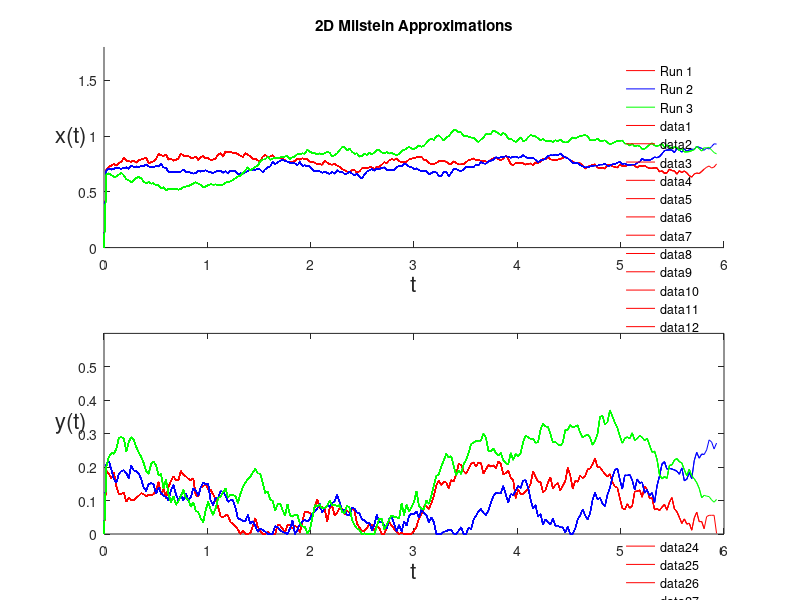

The MATLAB source for this figure: (Note: this script raises an error after producing the figure.)
% Script to generate a movie for a Milstein approximation for our SDE. 

%randn('state',100)          % set the state of randn
T=6; N=250; dt=T/N;          % Set up the bounds
skip = 5;                    % Plot every "skip" time steps.
colours = ['r-';'b-';'g-'];   % Define the colours to plot in
timeValues = 0:dt:T;         % Set up the time values


delta=.8; gamma=.5; rho=1; R=3; D=7; alpha=.5; beta=.5; upsilon=.1; kappa=.12;
xzero = .7;
yzero = .2;


% Set up the plotting window so it looks all nice and proper like.
clf;
subplot(2,1,1)
hold on
axis([0 T 0 1.8])
plot([0],[0],'r-',[0],[0],'b-',[0],[0],'g-')
legend('Run 1','Run 2','Run 3','Location','NorthEast');
legend boxoff

clear F;
frameNumber = 1;
for runNumber = 1:size(colours,1),
    
    currentRun = colours(runNumber,:);
    %printf('Printing using colour %s\n',currentRun)
    
    % Generate a sample Milstein approximation.
       % T = 6; N = 1000; dt = T/N;
    dW = sqrt(dt).*randn(2,N+1);         % Brownian increments

    x=zeros(2,N+1);
    x([1:2],1)=[xzero;yzero];
    xtemp=x([1:2],1);
    for j = 1:N+1 
        X=xtemp(1,1); Y=xtemp(2,1);
        f1n = X*X*(1-X)-alpha*X*Y-(gamma*X*X)/(X+D); 
        f2n = rho*Y*Y*(1-Y)-beta*X*Y-(delta*Y*Y)/(Y+R); 

          % Additive Noise
        g1n = upsilon;
        g2n = kappa;
        xtemp = xtemp+dt*[f1n;f2n]+[g1n*dW(1,j);g2n*dW(2,j)];

%         % Proportional Noise
%         g1n = upsilon*X;
%         g2n = kappa*Y;
%         dg1dx = upsilon;
%         dg2dy = kappa;
%         xtemp = xtemp+dt*[f1n;f2n]+[g1n*dW(1,j);g2n*dW(2,j)]+...
%             [dg1dx*g1n*.5*((dW(1,j))^2-dt);0]+[0;dg2dy*g2n*.5*(((dW(2,j))^2)-dt)];

        if (xtemp(1,1) < 0)
            xtemp(1,1)=0;
        end
        if (xtemp(2,1) < 0)
            xtemp(2,1)=0;
        end
        x([1,2],j)=xtemp;
    end

    % Plot it in time.
    for k=2:skip:size(x(1,:),2),
        subplot(2,1,1)
        plot(timeValues(1:k+1),[0,x(1,(1:k))],currentRun)   % plot x against t
        axis([0 T 0 1.8])
        xlabel('t','FontSize',16)
        ylabel('x(t)','FontSize',16,'Rotation',0)
        title('2D Milstein Approximations')
        drawnow
        
        subplot(2,1,2)
        plot(timeValues(1:k+1),[0,x(2,(1:k))],currentRun)   % plot x against t
        axis([0 T 0 0.6])
        xlabel('t','FontSize',16)
        ylabel('y(t)','FontSize',16,'Rotation',0)
        hold on
        drawnow
        
        F(frameNumber) = getframe(gcf);
        frameNumber = frameNumber + 1;
    end
    
end

%movie(F)

%writerObj = VideoWriter('randomWalk.avi','Uncompressed AVI');
writerObj = VideoWriter('Milstein.mp4','MPEG-4');
open(writerObj);
writeVideo(writerObj,F);
close(writerObj)
